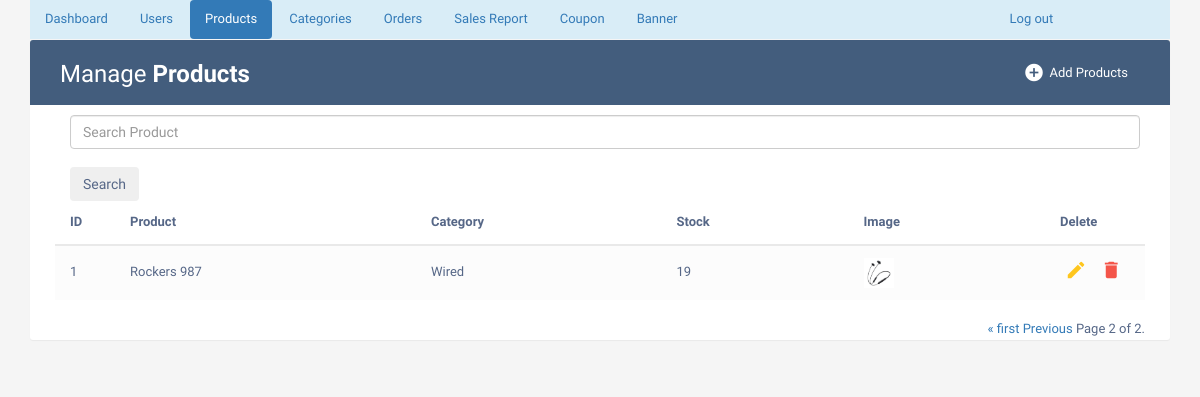
Page /adminproductlist/?page=2 (signed in) on the committed database.
### phase/models.py (models this page shows, shortened)
class Product(models.Model):
    name = models.CharField(max_length=50)
    description = models.CharField(max_length=200)
    image = models.ImageField(upload_to='imagestore/')
    stock = models.PositiveIntegerField(default=1)
    category = models.ForeignKey(Category, on_delete=models.CASCADE, default='Wired')
    normalprice = models.IntegerField(default=0)

class Category(models.Model):
    name = models.CharField(max_length=50)
    offer_active = models.BooleanField(default=False)
    discount = models.IntegerField(null=True,blank=True)

### phase/views.py (the view)
# urls.py: path('adminproductlist/', views.adminproductlist, name='adminproductlist'),
def adminproductlist(request):
    if 'username' in request.session:
        if 'search' in request.GET:
            search=request.GET['search']
            member=Product.objects.filter(name__icontains=search)
        else:
            member=Product.objects.all().order_by('-id')
        paginator = Paginator(member, 5)
        page_number = request.GET.get('page')
        page_obj = paginator.get_page(page_number)
        return render(request,'adminproductlist.html',{'page_obj': page_obj})
    else:
        return render(request, 'adminlogin.html')

### Templates/adminproductlist.html (shortened to what this page needs)
{% extends "adminbase.html" %}
{% block active3 %} "active" {% endblock%}
{% block tablewrapper %}
                    <div class="col-sm-6">
						<h2>Manage <b>Products</b></h2>
					</div>
                    <div class="col-sm-6">
                        <a href="{% url 'adminaddproduct' %}" class="btn" data-toggle="modal"><i class="material-icons">&#xE147;</i> <span>Add Products</span></a>
                      </div>
                    </div>
{% endblock %}
{% block tablecontent%}
                <form action="{% url 'adminproductlist' %}" class="d-flex offset-md-1 container m-auto" style="width:1100px">
                    <input class="form-control offset-md-1" type="search" placeholder="Search Product" name="search" aria-label="Search"><br>
                    <button class="btn btn-outline-secondary" type="submit">Search</button>
                </form>
                <table class="table table-striped table-hover">
                <thead>
                    <tr>
                        <th>ID</th>
                        <th>Product</th>
                        <th>Category</th>
                        <th>Stock</th>
                        <th>Image</th>
                        <th>Delete</th>
                    </tr>
                </thead>
                <tbody>
                    {% for x in page_obj %}
                    <tr>
                        <td>{{ x.id }}</td>
                        <td>{{ x.name }}</td>
                        <td>{{ x.category.name }}</td>
                        <td>{{ x.stock }}</td>
						<td><img src="{{x.image.url}}" height="30px"></td>
                        <td>
                            <a href="{% url 'updateproduct' %}{{x.id}}" class="edit" data-toggle="modal"><i class="material-icons" data-toggle="tooltip" title="Edit">&#xE254;</i></a>
                            <a href="{% url 'deleteproduct' %}?uid={{x.id}}" class="delete" data-toggle="modal"><i class="material-icons" data-toggle="tooltip" title="Delete">&#xE872;</i></a>
                        </td>
                    </tr>
                    {% endfor %}
                </tbody>
                </table>
                                                <div class="pagination">
                                                    <span class="step-links">
                                                        {% if page_obj.has_previous %}
                                                            <a href="?page=1">&laquo; first</a>
                                                            <a href="?page={{ page_obj.previous_page_number }}">Previous</a>
                                                        {% endif %}
                                                        <span class="current-page">
                                                            Page {{ page_obj.number }} of {{ page_obj.paginator.num_pages }}.
                                                        </span>
                                                    </span>
                                                </div>
{% endblock %}

### Templates/adminbase.html (style rules this page uses)
body { color: #566787; background: #f5f5f5; font-family: 'Varela Round', sans-serif; font-size: 13px; }
.table-title h2 { margin: 5px 0 0; font-size: 24px; }
.table-title .btn { color: #fff; float: right; font-size: 13px; border: none; min-width: 50px; border-radius: 2px; border: none; outline: none !important; margin-left: 10px; }
.table-title .btn i { float: left; font-size: 21px; margin-right: 5px; }
.table-title .btn span { float: left; margin-top: 2px; }
table.table tr th, table.table tr td { border-color: #e9e9e9; padding: 12px 15px; vertical-align: middle; }
table.table tr th:first-child { width: 60px; }
table.table tr th:last-child { width: 100px; }
table.table-striped tbody tr:nth-of-type(odd) { background-color: #fcfcfc; }
table.table td:last-child i { opacity: 0.9; font-size: 22px; margin: 0 5px; }
table.table td a { font-weight: bold; color: #566787; display: inline-block; text-decoration: none; outline: none !important; }
table.table td a.edit { color: #FFC107; }
table.table td a.delete { color: #F44336; }
table.table td i { font-size: 19px; }
.pagination { float: right; margin: 0 0 5px; }

### rows in the picture
Product: id "1", name "Rockers 987", category.name "Wired", stock "19", image (picture)

### other values in the picture
{{ page_obj.number }} "2"
{{ page_obj.paginator.num_pages }} "2"
